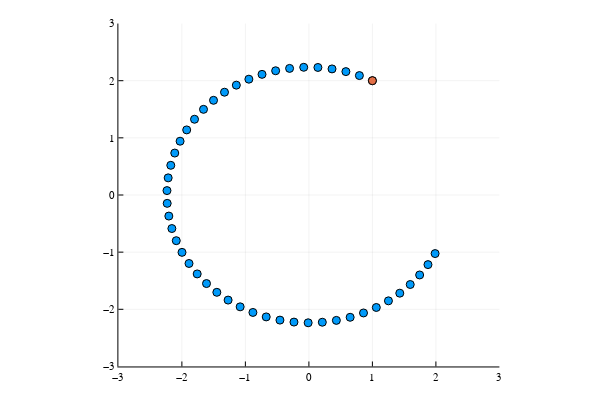

This figure's notebook cell:
### Markdown cell above
In $\mathbb R^{n+1,1}$, all rotors have an exponential representation. We can express the rotation rotor as

$$
R = \exp\left(
-\mathbf I \phi/2
\right),
$$
where $\mathbf I$ is the rotation plane, and $\phi$ is the rotation angle.

### Code cell
x = cl.e1 + 2cl.e2 + 0cl.e3
Fx  = F(x)

Iblade = cl.e1 ∧ cl.e2
Rx = []
for ϕ in 0:0.1:3π/2
    R = exp(-Iblade * ϕ/2)
    v = R*x*reverse(R)
    push!(Rx,[v.e1, v.e2])
end
Rx = vcat(Rx'...)
scatter(Rx[:,1],Rx[:,2],label="Rx")
scatter!([Fx.e1],[Fx.e2],label="x",
    legend=false,
    xlims=(-3,3),
    ylims=(-3,3),
    aspect_ratio=1
)

### Figure 1 — Plotly figure (JSON) as saved in the notebook; plotly's stock layout.template omitted (floating-point values rounded to 4 significant figures)
{"data": [{"colorbar": {"len": 0.9525, "title": {"text": ""}, "x": 0.8323, "y": 0.5139}, "legendgroup": "Rx", "marker": {"color": "rgba(0, 154, 250, 1.000)", "line": {"color": "rgba(0, 0, 0, 1)", "width": 1}, "size": 8, "symbol": "circle"}, "mode": "markers", "name": "Rx", "showlegend": true, "type": "scatter", "x": [1, 0.7953, 0.5827, 0.3643, 0.1422, -0.08127, -0.3039, -0.5236, -0.738, -0.945, -1.143, -1.329, -1.502, -1.66, -1.801, -1.924, -2.028, -2.112, -2.175, -2.216, -2.235, -2.231, -2.205, -2.158, -2.088, -1.998, -1.888, -1.759, -1.612, -1.449, -1.272, -1.082, -0.8815, -0.672, -0.4557, -0.2349, -0.01172, 0.2116, 0.4327, 0.6496, 0.86, 1.062, 1.253, 1.432, 1.596, 1.744, 1.875, 1.987], "xaxis": "x", "y": [2, 2.09, 2.159, 2.206, 2.232, 2.235, 2.215, 2.174, 2.111, 2.027, 1.922, 1.798, 1.657, 1.499, 1.325, 1.139, 0.9412, 0.734, 0.5194, 0.2997, 0.077, -0.1465, -0.3685, -0.5868, -0.7993, -1.004, -1.198, -1.381, -1.549, -1.703, -1.839, -1.957, -2.055, -2.133, -2.189, -2.224, -2.236, -2.226, -2.194, -2.14, -2.064, -1.968, -1.852, -1.718, -1.566, -1.399, -1.218, -1.025], "yaxis": "y", "zmax": null, "zmin": null}, {"colorbar": {"len": 0.9525, "title": {"text": ""}, "x": 0.8323, "y": 0.5139}, "legendgroup": "x", "marker": {"color": "rgba(227, 111, 71, 1.000)", "line": {"color": "rgba(0, 0, 0, 1)", "width": 1}, "size": 8, "symbol": "circle"}, "mode": "markers", "name": "x", "showlegend": true, "type": "scatter", "x": [1], "xaxis": "x", "y": [2], "yaxis": "y", "zmax": null, "zmin": null}], "layout": {"annotations": [], "height": 400, "margin": {"b": 20, "l": 0, "r": 0, "t": 20}, "paper_bgcolor": "rgba(255, 255, 255, 1.000)", "plot_bgcolor": "rgba(255, 255, 255, 1.000)", "showlegend": false, "width": 600, "xaxis": {"anchor": "y", "domain": [0.1973, 0.8323], "gridcolor": "rgba(0, 0, 0, 0.1)", "gridwidth": 0.5, "linecolor": "rgba(0, 0, 0, 1)", "mirror": false, "range": [-3, 3], "showgrid": true, "showline": true, "showticklabels": true, "tickangle": 0, "tickcolor": "rgb(0, 0, 0)", "tickfont": {"color": "rgba(0, 0, 0, 1)", "family": "sans-serif", "size": 11}, "tickmode": "array", "ticks": "inside", "ticktext": ["−3", "−2", "−1", "0", "1", "2", "3"], "tickvals": [-3, -2, -1, 0, 1, 2, 3], "title": {"font": {"color": "rgba(0, 0, 0, 1)", "family": "sans-serif", "size": 15}, "text": ""}, "type": "linear", "visible": true, "zeroline": false, "zerolinecolor": "rgba(0, 0, 0, 1)"}, "yaxis": {"anchor": "x", "domain": [0.03762, 0.9902], "gridcolor": "rgba(0, 0, 0, 0.1)", "gridwidth": 0.5, "linecolor": "rgba(0, 0, 0, 1)", "mirror": false, "range": [-3, 3], "showgrid": true, "showline": true, "showticklabels": true, "tickangle": 0, "tickcolor": "rgb(0, 0, 0)", "tickfont": {"color": "rgba(0, 0, 0, 1)", "family": "sans-serif", "size": 11}, "tickmode": "array", "ticks": "inside", "ticktext": ["−3", "−2", "−1", "0", "1", "2", "3"], "tickvals": [-3, -2, -1, 0, 1, 2, 3], "title": {"font": {"color": "rgba(0, 0, 0, 1)", "family": "sans-serif", "size": 15}, "text": ""}, "type": "linear", "visible": true, "zeroline": false, "zerolinecolor": "rgba(0, 0, 0, 1)"}}}
